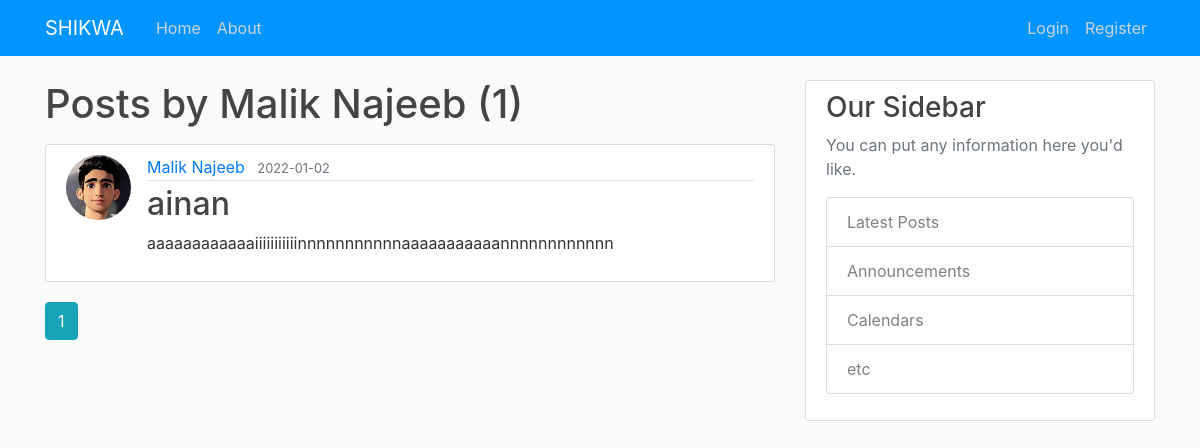
Page /user/Malik Najeeb on the earlier database version.
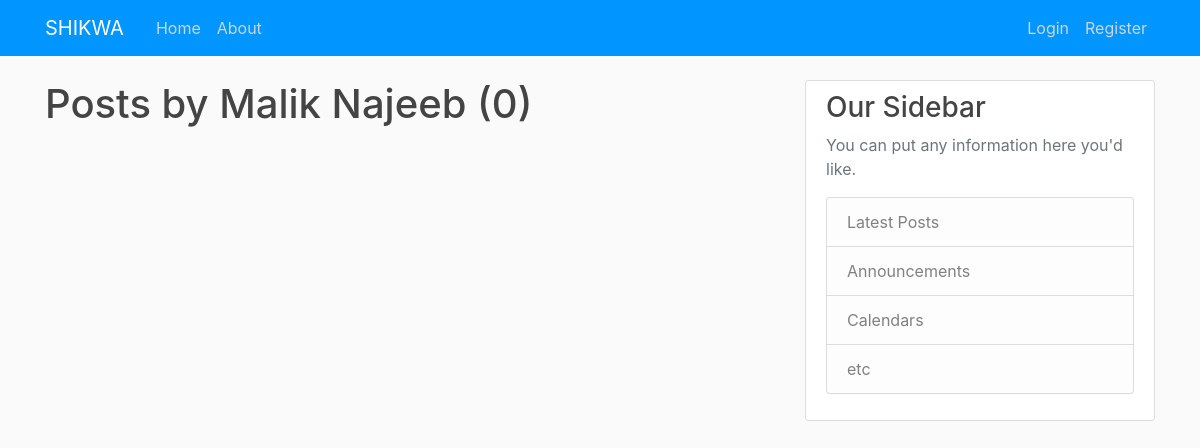
Same page on the later database version.
### shikwa/models.py (models this page shows, shortened)
class Post(db.Model):
    id = db.Column(db.Integer, primary_key=True)
    title = db.Column(db.String(100), nullable=False)
    date_posted = db.Column(db.DateTime, nullable=False, default=datetime.utcnow)
    content = db.Column(db.Text, nullable=False)
    user_id = db.Column(db.Integer, db.ForeignKey('user.id'), nullable=False)

class User(db.Model, UserMixin):
    id = db.Column(db.Integer, primary_key=True)
    username = db.Column(db.String(20), unique=True, nullable=False)
    email = db.Column(db.String(120), unique=True, nullable=False)
    image_file = db.Column(db.String(20), nullable=False, default='default.jpg')
    password = db.Column(db.String(60), nullable=False)
    posts = db.relationship('Post', backref='author', lazy=True)

### shikwa/users/routes.py (the view)
@users.route("/user/<string:username>")
def user_posts(username):
    page = request.args.get('page', 1, type=int)
    user = User.query.filter_by(username=username).first_or_404()
    posts = Post.query.filter_by(author=user)\
        .order_by(Post.date_posted.desc())\
        .paginate(page=page, per_page=5)
    return render_template('user_posts.html', posts=posts, user=user)

### shikwa/templates/user_posts.html
{% extends "layout.html" %}
{% block content %}
    <h1 class="mb-3">Posts by {{ user.username }} ({{ posts.total }})</h1>
    {% for post in posts.items %}
        <article class="media content-section">
          <img class="rounded-circle article-img" src="{{ url_for('static', filename='profile_pics/' + post.author.image_file) }}">
          <div class="media-body">
            <div class="article-metadata">
              <a class="mr-2" href="{{ url_for('users.user_posts', username=post.author.username) }}">{{ post.author.username }}</a>
              <small class="text-muted">{{ post.date_posted.strftime('%Y-%m-%d') }}</small>
            </div>
            <h2><a class="article-title" href="{{ url_for('posts.post', post_id=post.id) }}">{{ post.title }}</a></h2>
            <p class="article-content">{{ post.content }}</p>
          </div>
        </article>
    {% endfor %}
    {% for page_num in posts.iter_pages(left_edge=1, right_edge=1, left_current=1, right_current=2) %}
      {% if page_num %}
        {% if posts.page == page_num %}
          <a class="btn btn-info mb-4" href="{{ url_for('users.user_posts', username=user.username, page=page_num) }}">{{ page_num }}</a>
        {% else %}
          <a class="btn btn-outline-info mb-4" href="{{ url_for('users.user_posts', username=user.username, page=page_num) }}">{{ page_num }}</a>
        {% endif %}
      {% else %}
        ...
      {% endif %}
    {% endfor %}
{% endblock content %}

Differences in the rows shown:
removed Post: image_file (picture), author.username "Malik Najeeb", date_posted "2022-01-02", title "ainan", content "aaaaaaaaaaaaiiiiiiiiiiinnnnnnnnnnnaaaaaaaaaaannnnnnnnnnnn"
Other differences:
{{ posts.total }}: "1" → "0"
list line gone: "1"
